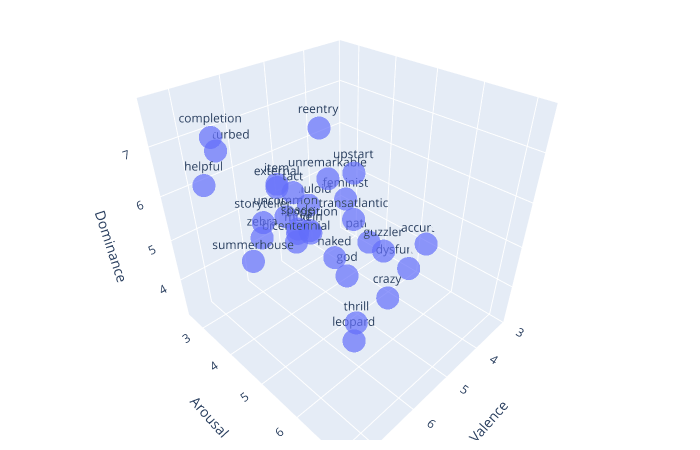

Notebook code cell kept with this figure:
### Code cell
import plotly.express as px
from matplotlib import pyplot as plt
mdf = mood_df.sample(n=30)
df = px.data.iris()
x = mdf['valence']
y = mdf['arousal']
z = mdf['dominance']
fig = px.scatter_3d(df, x=x, y=y, z=z, text=mdf.index, opacity=0.7)
fig.update_layout(
    autosize=False,
    scene = dict(
        xaxis_title='Valence',
        yaxis_title='Arousal',
        zaxis_title='Dominance'),
        width=700,
        margin=dict(r=20, b=10, l=10, t=10))
fig.show()

### Figure 1 — Plotly figure (JSON) as saved in the notebook; plotly's stock layout.template omitted (floating-point values rounded to 4 significant figures)
{"data": [{"hovertemplate": "x=%{x}<br>y=%{y}<br>z=%{z}<br>text=%{text}<extra></extra>", "legendgroup": "", "marker": {"color": "#636efa", "opacity": 0.7, "symbol": "circle"}, "mode": "markers+text", "name": "", "scene": "scene", "showlegend": false, "text": ["reposition", "bicentennial", "crazy", "thrill", "completion", "uncommon", "tact", "reentry", "external", "spade", "helpful", "summerhouse", "unremarkable", "feminist", "storyteller", "undisturbed", "accursed", "god", "item", "guzzler", "zebra", "mud", "transatlantic", "pathetic", "naked", "upstart", "celluloid", "vein", "dysfunction", "leopard"], "type": "scatter3d", "x": [5.05, 6.3, 5.14, 7.37, 7.38, 5.35, 5.71, 4.67, 5.37, 5.48, 7.43, 7.3, 4.42, 4.26, 6.67, 6.4, 3.21, 5.9, 5.29, 4.42, 6.47, 5.06, 5, 3.11, 6.21, 4.6, 4.3, 5.11, 3.18, 6.43], "y": [3.6, 4.7, 5.9, 7.19, 4.24, 3.2, 3.95, 3.57, 3, 3.74, 3.88, 4.82, 3.52, 3.89, 4.29, 2.59, 5.33, 5.56, 2.9, 5.14, 3.9, 3.19, 4.84, 3.56, 5.58, 4.45, 2.71, 3.7, 4.9, 6.26], "z": [4.55, 5.5, 4.19, 6.09, 7.73, 4.86, 5.94, 6.78, 5.5, 4.88, 6.79, 5.71, 5.53, 5.12, 5.9, 6.56, 4.13, 5, 5.5, 4.5, 5.26, 4.27, 5.42, 3.18, 5.6, 6.11, 4.44, 4.57, 3.16, 4.29]}], "layout": {"autosize": false, "height": 450, "legend": {"tracegroupgap": 0}, "margin": {"b": 10, "l": 10, "r": 20, "t": 10}, "scene": {"aspectmode": "auto", "aspectratio": {"x": 0.9611, "y": 1.023, "z": 1.017}, "camera": {"center": {"x": 0, "y": 0, "z": 0}, "eye": {"x": 1.168, "y": 1.168, "z": 1.168}, "projection": {"type": "perspective"}, "up": {"x": -0.002268, "y": 0.002273, "z": 1.0}}, "domain": {"x": [0, 1], "y": [0, 1]}, "xaxis": {"title": {"text": "Valence"}, "type": "linear"}, "yaxis": {"title": {"text": "Arousal"}, "type": "linear"}, "zaxis": {"title": {"text": "Dominance"}, "type": "linear"}}, "width": 700}}
